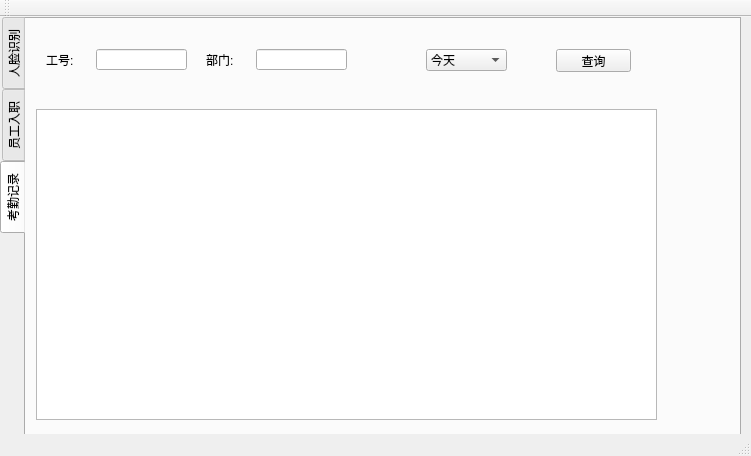
<?xml version="1.0" encoding="UTF-8"?>
<ui version="4.0">
 <class>MainWindow</class>
 <widget class="QMainWindow" name="MainWindow">
  <property name="geometry">
   <rect>
    <x>0</x>
    <y>0</y>
    <width>751</width>
    <height>456</height>
   </rect>
  </property>
  <property name="windowTitle">
   <string>MainWindow</string>
  </property>
  <widget class="QWidget" name="centralWidget">
   <widget class="QTabWidget" name="tabWidget">
    <property name="geometry">
     <rect>
      <x>0</x>
      <y>0</y>
      <width>741</width>
      <height>421</height>
     </rect>
    </property>
    <property name="tabPosition">
     <enum>QTabWidget::West</enum>
    </property>
    <property name="currentIndex">
     <number>2</number>
    </property>
    <widget class="QWidget" name="tab">
     <attribute name="title">
      <string notr="true">人脸识别</string>
     </attribute>
     <widget class="QLabel" name="label">
      <property name="geometry">
       <rect>
        <x>0</x>
        <y>0</y>
        <width>641</width>
        <height>381</height>
       </rect>
      </property>
      <property name="styleSheet">
       <string notr="true">background-color: rgba(0, 0, 0,100%);</string>
      </property>
      <property name="text">
       <string/>
      </property>
     </widget>
     <widget class="QPushButton" name="uiButton_1">
      <property name="geometry">
       <rect>
        <x>150</x>
        <y>390</y>
        <width>75</width>
        <height>23</height>
       </rect>
      </property>
      <property name="styleSheet">
       <string notr="true">font: 9pt &quot;微软雅黑&quot;;
</string>
      </property>
      <property name="text">
       <string>开始</string>
      </property>
     </widget>
     <widget class="QPushButton" name="uiButton_2">
      <property name="geometry">
       <rect>
        <x>440</x>
        <y>390</y>
        <width>75</width>
        <height>23</height>
       </rect>
      </property>
      <property name="styleSheet">
       <string notr="true">font: 9pt &quot;微软雅黑&quot;;</string>
      </property>
      <property name="text">
       <string>停止</string>
      </property>
     </widget>
    </widget>
    <widget class="QWidget" name="tab_2">
     <attribute name="title">
      <string>员工入职</string>
     </attribute>
     <widget class="QLabel" name="label_2">
      <property name="geometry">
       <rect>
        <x>10</x>
        <y>20</y>
        <width>111</width>
        <height>16</height>
       </rect>
      </property>
      <property name="text">
       <string>请输入员工工号：</string>
      </property>
     </widget>
     <widget class="QLabel" name="label_3">
      <property name="geometry">
       <rect>
        <x>10</x>
        <y>100</y>
        <width>111</width>
        <height>16</height>
       </rect>
      </property>
      <property name="text">
       <string>请输入员工姓名：</string>
      </property>
     </widget>
     <widget class="QPushButton" name="uiButton_4">
      <property name="geometry">
       <rect>
        <x>90</x>
        <y>310</y>
        <width>75</width>
        <height>23</height>
       </rect>
      </property>
      <property name="text">
       <string>保存</string>
      </property>
     </widget>
     <widget class="QLabel" name="label_4">
      <property name="geometry">
       <rect>
        <x>10</x>
        <y>140</y>
        <width>151</width>
        <height>16</height>
       </rect>
      </property>
      <property name="text">
       <string>请输入员工身份证号：</string>
      </property>
     </widget>
     <widget class="QLabel" name="label_5">
      <property name="geometry">
       <rect>
        <x>10</x>
        <y>220</y>
        <width>111</width>
        <height>16</height>
       </rect>
      </property>
      <property name="text">
       <string>请输入员工手机号：</string>
      </property>
     </widget>
     <widget class="QLabel" name="label_6">
      <property name="geometry">
       <rect>
        <x>10</x>
        <y>180</y>
        <width>111</width>
        <height>16</height>
       </rect>
      </property>
      <property name="text">
       <string>请输入员工性别：</string>
      </property>
     </widget>
     <widget class="QLineEdit" name="lineEdit">
      <property name="geometry">
       <rect>
        <x>140</x>
        <y>20</y>
        <width>121</width>
        <height>21</height>
       </rect>
      </property>
     </widget>
     <widget class="QLineEdit" name="lineEdit_2">
      <property name="geometry">
       <rect>
        <x>140</x>
        <y>100</y>
        <width>121</width>
        <height>21</height>
       </rect>
      </property>
     </widget>
     <widget class="QLineEdit" name="lineEdit_3">
      <property name="geometry">
       <rect>
        <x>140</x>
        <y>140</y>
        <width>121</width>
        <height>21</height>
       </rect>
      </property>
      <property name="text">
       <string/>
      </property>
     </widget>
     <widget class="QLineEdit" name="lineEdit_4">
      <property name="geometry">
       <rect>
        <x>140</x>
        <y>180</y>
        <width>121</width>
        <height>21</height>
       </rect>
      </property>
     </widget>
     <widget class="QLineEdit" name="lineEdit_5">
      <property name="geometry">
       <rect>
        <x>140</x>
        <y>220</y>
        <width>121</width>
        <height>21</height>
       </rect>
      </property>
     </widget>
     <widget class="QLineEdit" name="lineEdit_6">
      <property name="geometry">
       <rect>
        <x>140</x>
        <y>260</y>
        <width>121</width>
        <height>21</height>
       </rect>
      </property>
      <property name="text">
       <string/>
      </property>
     </widget>
     <widget class="QLabel" name="label_7">
      <property name="geometry">
       <rect>
        <x>10</x>
        <y>260</y>
        <width>111</width>
        <height>16</height>
       </rect>
      </property>
      <property name="text">
       <string>请输入员工邮箱：</string>
      </property>
     </widget>
     <widget class="QLabel" name="label_8">
      <property name="geometry">
       <rect>
        <x>320</x>
        <y>20</y>
        <width>261</width>
        <height>16</height>
       </rect>
      </property>
      <property name="text">
       <string>员工人脸信息采集(请正脸面向摄像头)：</string>
      </property>
     </widget>
     <widget class="QLabel" name="label_9">
      <property name="geometry">
       <rect>
        <x>330</x>
        <y>50</y>
        <width>281</width>
        <height>221</height>
       </rect>
      </property>
      <property name="styleSheet">
       <string notr="true">background-color: rgba(0, 0, 0,100%);</string>
      </property>
      <property name="text">
       <string/>
      </property>
     </widget>
     <widget class="QPushButton" name="uiButton_3">
      <property name="geometry">
       <rect>
        <x>490</x>
        <y>290</y>
        <width>91</width>
        <height>23</height>
       </rect>
      </property>
      <property name="text">
       <string>录入人脸信息</string>
      </property>
     </widget>
     <widget class="QPushButton" name="uiButton_5">
      <property name="geometry">
       <rect>
        <x>360</x>
        <y>290</y>
        <width>75</width>
        <height>23</height>
       </rect>
      </property>
      <property name="text">
       <string>开启摄像头</string>
      </property>
     </widget>
     <widget class="QLabel" name="label_photo_count">
      <property name="geometry">
       <rect>
        <x>410</x>
        <y>320</y>
        <width>121</width>
        <height>21</height>
       </rect>
      </property>
      <property name="text">
       <string>已存入的照片：0/20</string>
      </property>
     </widget>
     <widget class="QLabel" name="label_10">
      <property name="geometry">
       <rect>
        <x>10</x>
        <y>60</y>
        <width>121</width>
        <height>16</height>
       </rect>
      </property>
      <property name="text">
       <string>请输入员工所属部门：</string>
      </property>
     </widget>
     <widget class="QLineEdit" name="lineEdit_9">
      <property name="geometry">
       <rect>
        <x>140</x>
        <y>60</y>
        <width>121</width>
        <height>21</height>
       </rect>
      </property>
     </widget>
    </widget>
    <widget class="QWidget" name="tab_3">
     <attribute name="title">
      <string>考勤记录</string>
     </attribute>
     <widget class="QTableView" name="tableView">
      <property name="geometry">
       <rect>
        <x>10</x>
        <y>90</y>
        <width>621</width>
        <height>311</height>
       </rect>
      </property>
     </widget>
     <widget class="QPushButton" name="query_button">
      <property name="geometry">
       <rect>
        <x>530</x>
        <y>30</y>
        <width>75</width>
        <height>23</height>
       </rect>
      </property>
      <property name="text">
       <string>查询</string>
      </property>
     </widget>
     <widget class="QLineEdit" name="job_number_line">
      <property name="geometry">
       <rect>
        <x>70</x>
        <y>30</y>
        <width>91</width>
        <height>21</height>
       </rect>
      </property>
     </widget>
     <widget class="QLineEdit" name="department_line">
      <property name="geometry">
       <rect>
        <x>230</x>
        <y>30</y>
        <width>91</width>
        <height>21</height>
       </rect>
      </property>
     </widget>
     <widget class="QComboBox" name="time_slot">
      <property name="geometry">
       <rect>
        <x>400</x>
        <y>30</y>
        <width>81</width>
        <height>22</height>
       </rect>
      </property>
      <item>
       <property name="text">
        <string>今天</string>
       </property>
      </item>
      <item>
       <property name="text">
        <string>近一周</string>
       </property>
      </item>
      <item>
       <property name="text">
        <string>近一个月</string>
       </property>
      </item>
      <item>
       <property name="text">
        <string>全部</string>
       </property>
      </item>
     </widget>
     <widget class="QLabel" name="label_11">
      <property name="geometry">
       <rect>
        <x>20</x>
        <y>30</y>
        <width>54</width>
        <height>21</height>
       </rect>
      </property>
      <property name="text">
       <string>工号:</string>
      </property>
     </widget>
     <widget class="QLabel" name="label_12">
      <property name="geometry">
       <rect>
        <x>180</x>
        <y>30</y>
        <width>54</width>
        <height>21</height>
       </rect>
      </property>
      <property name="text">
       <string>部门:</string>
      </property>
     </widget>
    </widget>
   </widget>
  </widget>
  <widget class="QToolBar" name="mainToolBar">
   <attribute name="toolBarArea">
    <enum>TopToolBarArea</enum>
   </attribute>
   <attribute name="toolBarBreak">
    <bool>false</bool>
   </attribute>
  </widget>
  <widget class="QStatusBar" name="statusBar"/>
 </widget>
 <layoutdefault spacing="6" margin="11"/>
 <resources/>
 <connections/>
</ui>
